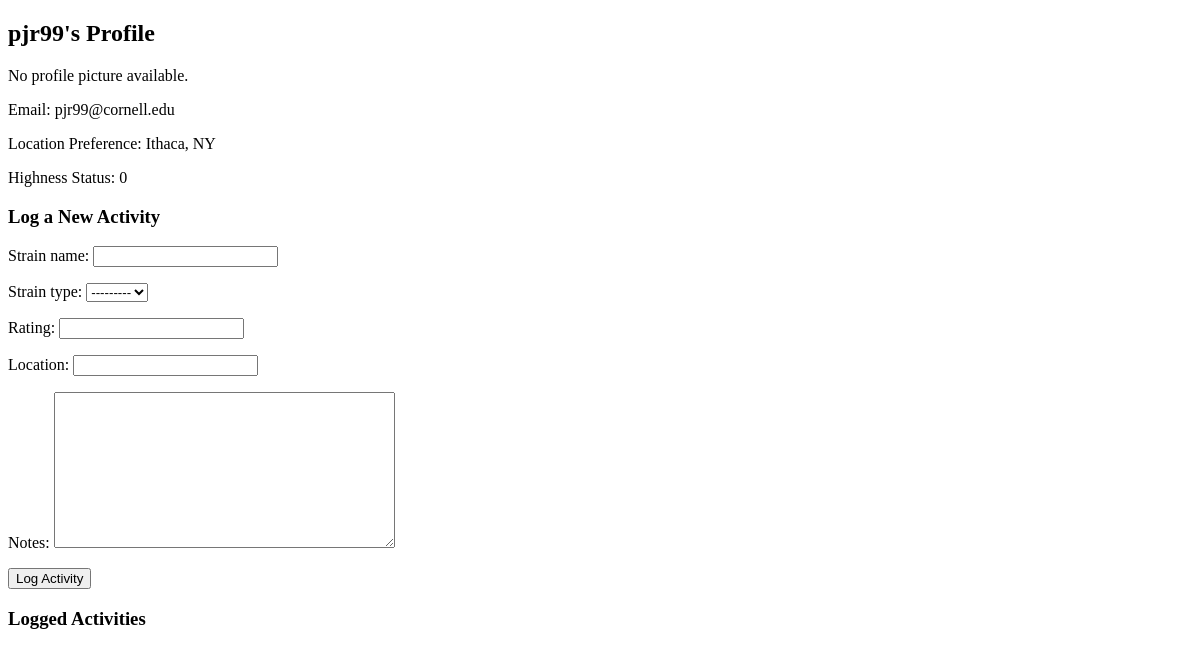
The app's page /profile/ (signed in), older data.
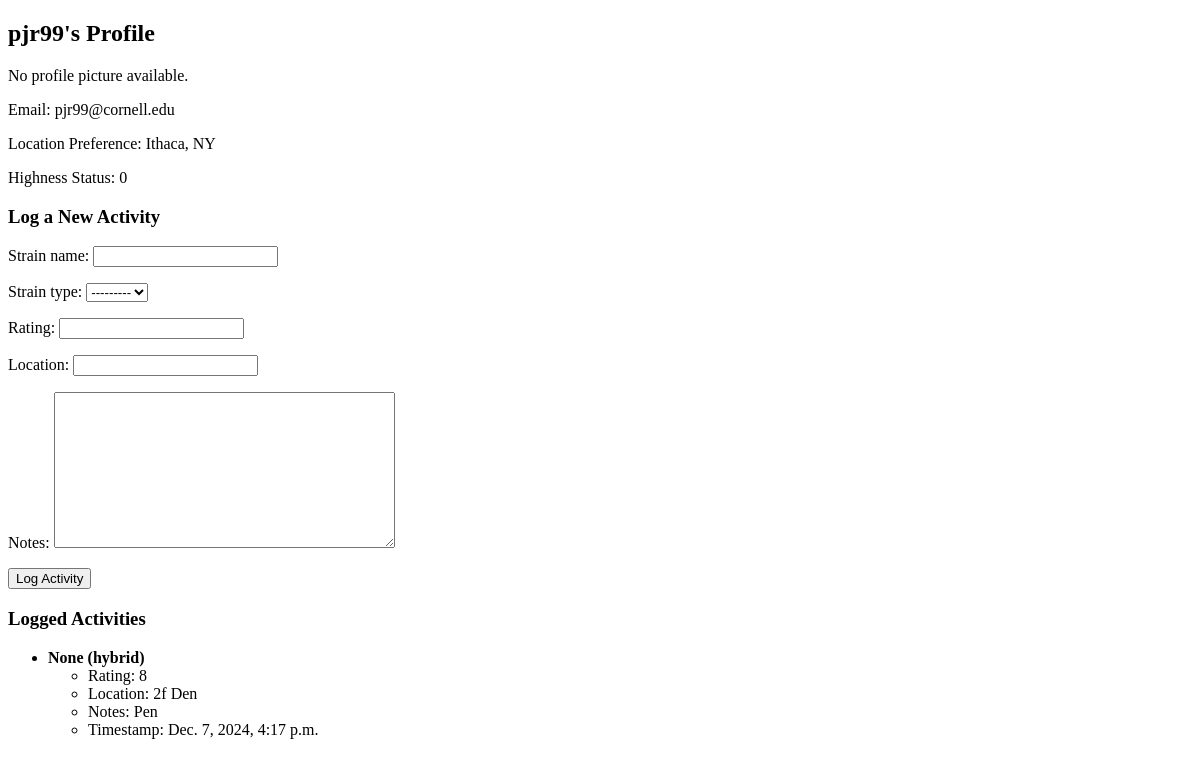
The same page, newer data.
### users/models.py (models this page shows)
class CustomUser(AbstractUser):
    location_preference = models.CharField(max_length=100, blank=True, null=True)
    profile_picture = models.ImageField(upload_to='profile_pictures/', blank=True, null=True)
    highness_status = models.IntegerField(default=0)  # Scale from 0 (sober) to 10 (very high)

### activities/models.py (models this page shows)
class Activity(models.Model):
    user = models.ForeignKey(CustomUser, on_delete=models.CASCADE)
    strain_name = models.CharField(max_length=100, blank=True, null=True)
    strain_type = models.CharField(max_length=50, choices=[('indica', 'Indica'), ('sativa', 'Sativa'), ('hybrid', 'Hybrid')])
    rating = models.IntegerField()
    location = models.CharField(max_length=100, blank=True, null=True)
    notes = models.TextField(blank=True, null=True)
    timestamp = models.DateTimeField(auto_now_add=True)

### users/views.py (the view)
# urls.py: path('profile/', user_views.profile, name='profile'),
@login_required
def profile(request):
    if request.method == 'POST':
        activity_form = ActivityForm(request.POST)
        if activity_form.is_valid():
            activity = activity_form.save(commit=False)
            activity.user = request.user
            activity.save()
            return redirect('profile')
    else:
        activity_form = ActivityForm()
    activities = Activity.objects.filter(user=request.user).order_by('-timestamp')
    return render(request, 'users/profile.html', {'activity_form': activity_form, 'activities': activities})

### activities/forms.py
class ActivityForm(forms.ModelForm):
    class Meta:
        model = Activity
        fields = ['strain_name', 'strain_type', 'rating', 'location', 'notes']

### users/templates/users/profile.html (shortened to what this page needs)
<!DOCTYPE html>
<html>
<head>
</head>
<body>
  <h2>{{ user.username }}'s Profile</h2>
  {% if user.profile_picture %}
  <img src="{{ user.profile_picture.url }}" alt="Profile Picture" width="150" height="150">
  {% else %}
  <p>No profile picture available.</p>
  {% endif %}
  <p>Email: {{ user.email }}</p>
  <p>Location Preference: {{ user.location_preference }}</p>
  <p>Highness Status: {{ user.highness_status }}</p>
  <h3>Log a New Activity</h3>
  <form method="post" action="{% url 'profile' %}">
    {{ activity_form.as_p }}
    <button type="submit">Log Activity</button>
  </form>
  <h3>Logged Activities</h3>
  <ul>
    {% for activity in activities %}
    <li>
      <strong>{{ activity.strain_name }} ({{ activity.strain_type }})</strong>
      <ul>
        <li>Rating: {{ activity.rating }}</li>
        <li>Location: {{ activity.location }}</li>
        <li>Notes: {{ activity.notes }}</li>
        <li>Timestamp: {{ activity.timestamp }}</li>
      </ul>
    </li>
    {% endfor %}
  </ul>
</body>
</html>

Row changes from the older to the newer data that the page shows:
added Activity: strain_name "None", strain_type "hybrid", rating "8", location "2f Den", notes "Pen", timestamp "Dec. 7, 2024, 4:17 p.m."
